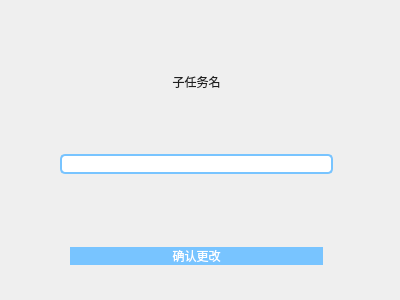
<?xml version="1.0" encoding="UTF-8"?>
<ui version="4.0">
 <class>edit_subtask</class>
 <widget class="QDialog" name="edit_subtask">
  <property name="geometry">
   <rect>
    <x>0</x>
    <y>0</y>
    <width>400</width>
    <height>300</height>
   </rect>
  </property>
  <property name="windowTitle">
   <string>Dialog</string>
  </property>
  <widget class="QWidget" name="verticalLayoutWidget">
   <property name="geometry">
    <rect>
     <x>10</x>
     <y>10</y>
     <width>373</width>
     <height>261</height>
    </rect>
   </property>
   <layout class="QVBoxLayout" name="verticalLayout" stretch="2,2,1,2">
    <property name="sizeConstraint">
     <enum>QLayout::SetNoConstraint</enum>
    </property>
    <property name="leftMargin">
     <number>10</number>
    </property>
    <property name="topMargin">
     <number>5</number>
    </property>
    <property name="rightMargin">
     <number>10</number>
    </property>
    <property name="bottomMargin">
     <number>5</number>
    </property>
    <item>
     <widget class="QLabel" name="label">
      <property name="styleSheet">
       <string notr="true">font: 20 14pt '微软雅黑 Light';
color: rgb(31,31,31);</string>
      </property>
      <property name="text">
       <string>子任务名</string>
      </property>
      <property name="alignment">
       <set>Qt::AlignCenter</set>
      </property>
     </widget>
    </item>
    <item>
     <layout class="QHBoxLayout" name="horizontalLayout" stretch="0,3,0">
      <property name="sizeConstraint">
       <enum>QLayout::SetNoConstraint</enum>
      </property>
      <item>
       <spacer name="horizontalSpacer">
        <property name="orientation">
         <enum>Qt::Horizontal</enum>
        </property>
        <property name="sizeHint" stdset="0">
         <size>
          <width>40</width>
          <height>20</height>
         </size>
        </property>
       </spacer>
      </item>
      <item>
       <widget class="QLineEdit" name="input_subtask_name">
        <property name="styleSheet">
         <string notr="true">font: 25 13pt '微软雅黑 Light';
color: rgb(31,31,31);
padding-left:20px;
border:2px solid rgb(120,196,255);
border-radius:5px;</string>
        </property>
       </widget>
      </item>
      <item>
       <spacer name="horizontalSpacer_5">
        <property name="orientation">
         <enum>Qt::Horizontal</enum>
        </property>
        <property name="sizeHint" stdset="0">
         <size>
          <width>40</width>
          <height>20</height>
         </size>
        </property>
       </spacer>
      </item>
     </layout>
    </item>
    <item>
     <spacer name="verticalSpacer">
      <property name="orientation">
       <enum>Qt::Vertical</enum>
      </property>
      <property name="sizeHint" stdset="0">
       <size>
        <width>20</width>
        <height>35</height>
       </size>
      </property>
     </spacer>
    </item>
    <item>
     <layout class="QHBoxLayout" name="horizontalLayout_2" stretch="1,5,1">
      <property name="sizeConstraint">
       <enum>QLayout::SetNoConstraint</enum>
      </property>
      <item>
       <spacer name="horizontalSpacer_3">
        <property name="orientation">
         <enum>Qt::Horizontal</enum>
        </property>
        <property name="sizeHint" stdset="0">
         <size>
          <width>40</width>
          <height>20</height>
         </size>
        </property>
       </spacer>
      </item>
      <item>
       <widget class="QPushButton" name="btn_confirm">
        <property name="styleSheet">
         <string notr="true">QPushButton{
font: 25 14pt '微软雅黑 Light';
color: rgb(255,255,255);
background-color: rgb(120,196,255);
border: none;border-radius:15px;
}QPushButton:hover{
background-color: rgb(22,218,208);
}
QPushButton:pressed{
background-color: rgb(17,171,164);
}</string>
        </property>
        <property name="text">
         <string>确认更改</string>
        </property>
       </widget>
      </item>
      <item>
       <spacer name="horizontalSpacer_4">
        <property name="orientation">
         <enum>Qt::Horizontal</enum>
        </property>
        <property name="sizeHint" stdset="0">
         <size>
          <width>40</width>
          <height>20</height>
         </size>
        </property>
       </spacer>
      </item>
     </layout>
    </item>
   </layout>
  </widget>
 </widget>
 <resources/>
 <connections/>
</ui>
